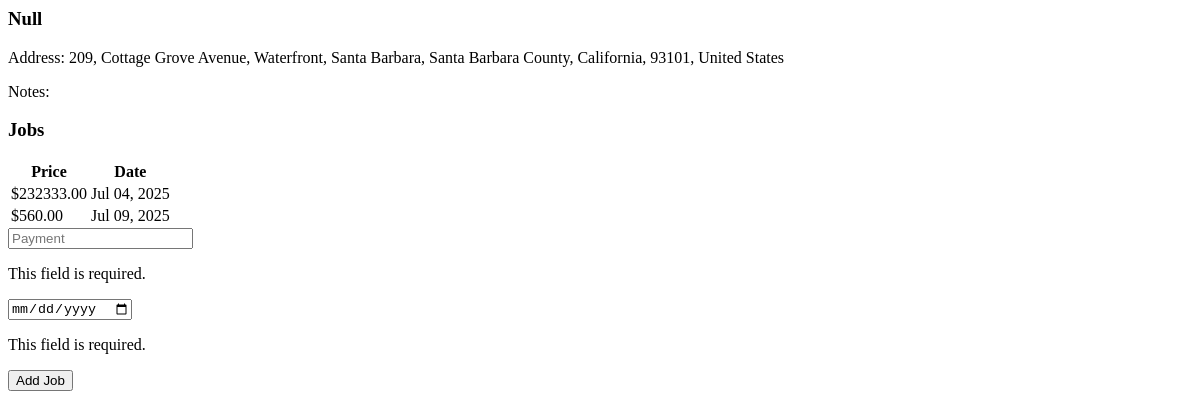
The app's page /clients/10/detail/, older data.
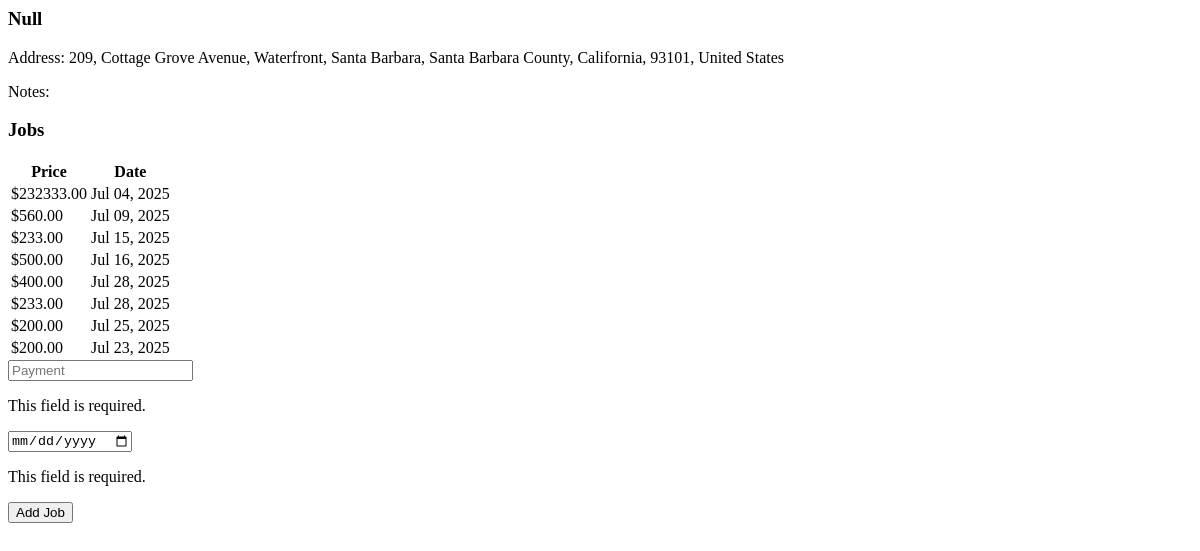
The same page, newer data.
### core/models.py (models this page shows, shortened)
class Client(models.Model):
    address = models.CharField(max_length=1000)
    last_accessed = models.DateField()
    notes = models.TextField(blank=True)
    longitude = models.FloatField(default=0)
    latitude = models.FloatField(default=0)
    color = models.IntegerField(default=0)
    name = models.CharField(max_length=100, default="Null")

class Job(models.Model):
    payment = models.DecimalField(default=0, max_digits=8, decimal_places=2)
    client = models.ForeignKey(to=Client, on_delete=models.CASCADE, related_name="jobs")
    date = models.DateField()

### core/views.py (the view)
# urls.py: path("clients/<int:client_id>/detail/", views.client_detail_modal, name="client_detail_modal"),
def client_detail_modal(request, client_id):
    client = get_object_or_404(Client, id=client_id)
    print("\n", client.jobs, "\n")
    return render(request, "core/partials/client_detail_modal.html", {"client": client})

### core/templates/core/partials/client_detail_modal.html
<div class="p-6 space-y-6 text-center bg-[#181818] text-gray-200 rounded-lg shadow-lg">
  <div class="space-y-1">
    <h3 class="text-2xl font-bold text-green-400">{{ client.name }}</h3>
    <p><span class="font-semibold text-gray-400">Address:</span> {{ client.address }}</p>
    <p><span class="font-semibold text-gray-400">Notes:</span> {{ client.notes }}</p>
  </div>
  <div>
    <h3 class="text-lg font-semibold text-green-300 mb-3">Jobs</h3>
    {% if client.jobs.all %}
      <div class="overflow-x-auto">
        <table class="w-full max-w-md mx-auto border border-gray-700 rounded-lg shadow-inner text-left">
          <thead class="bg-[#202020] text-gray-300">
            <tr>
              <th class="px-4 py-2 border-b border-gray-700">Price</th>
              <th class="px-4 py-2 border-b border-gray-700">Date</th>
            </tr>
          </thead>
          <tbody id="client-jobs-container">
            {% for job in client.jobs.all %}
              <tr class="bg-[#1c1c1c] hover:bg-[#222] transition-colors">
                <td class="px-4 py-2 border-b border-gray-800 text-green-300">${{ job.payment }}</td>
                <td class="px-4 py-2 border-b border-gray-800">{{ job.date|date:"M d, Y" }}</td>
              </tr>
            {% endfor %}
          </tbody>
        </table>
      </div>
    {% else %}
      <p class="text-sm text-gray-400">No jobs yet.</p>
    {% endif %}
  </div>
  <div class="space-y-3">
    <input
      type="number"
      name="payment"
      id="modal-payment-input"
      placeholder="Payment"
      required
      class="w-full max-w-md mx-auto px-3 py-2 bg-[#222] text-gray-100 border border-gray-700 rounded-md focus:outline-none focus:ring-2 focus:ring-green-500"
    />
    <p class="text-red-500 text-sm mt-1 hidden" id="payment-input-error">This field is required.</p>
    <input
      type="date"
      name="date"
      id="modal-date-input"
      required
      class="w-full max-w-md mx-auto px-3 py-2 bg-[#222] text-gray-100 border border-gray-700 rounded-md focus:outline-none focus:ring-2 focus:ring-green-500"
    />
    <p class="text-red-500 text-sm mt-1 hidden" id="date-input-error">This field is required.</p>
    <button
      type="submit"
      id="modal-submit-button"
      class="w-full max-w-md mx-auto px-4 py-2 bg-green-600 text-white rounded-md hover:bg-green-700 transition duration-200"
    >
      Add Job
    </button>
  </div>
</div>

Row changes from the older to the newer data that the page shows:
added Job: payment "233.00", date "Jul 15, 2025"
added Job: payment "500.00", date "Jul 16, 2025"
added Job: payment "400.00", date "Jul 28, 2025"
added Job: payment "233.00", date "Jul 28, 2025"
added Job: payment "200.00", date "Jul 25, 2025"
added Job: payment "200.00", date "Jul 23, 2025"
